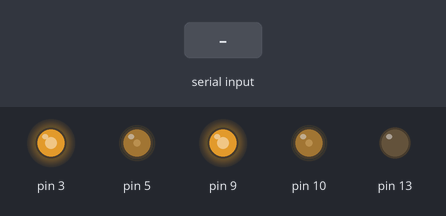
The sketch below on a simulated Arduino Uno, built with avr-gcc and run on an emulated ATmega328P. Shown: output pins drawn as LEDs (lit = HIGH). Inputs (shaded band) come from the test bench. What the sketch prints to the serial monitor is not drawn.

Above: at 3.2 s.
3.3 s: "a90\n" received over Serial
At 4.4 s:
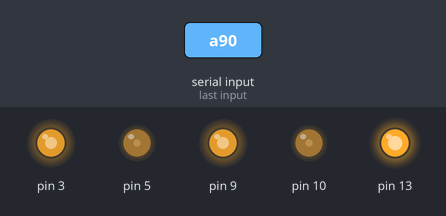
4.8 s: "c90\n" received over Serial
At 5.6 s:
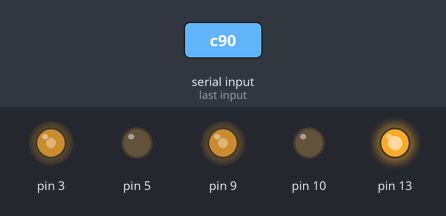
Timing chart, 0 to 7.8 s (numbered marks = the images above; inputs shaded):
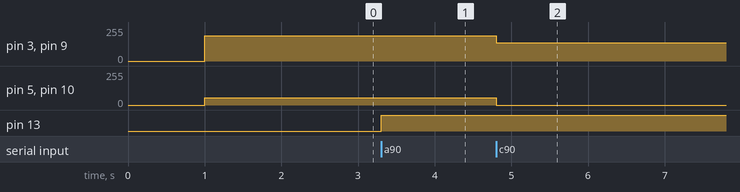

The sketch:

Arduino_YawPitchController.ino
```cpp
#include <math.h>

class LinearActuator {
private:
  int pinOut, pinIn;
  float minStroke, maxStroke, potInit, potFinal;

public:
  LinearActuator(int pinOut, int pinIn, float minStroke, float maxStroke) {
    this->pinOut = pinOut;
    this->pinIn = pinIn;
    this->minStroke = minStroke;
    this->maxStroke = maxStroke;
  }

  void calibrate() {
    analogWrite(pinOut, 0);
    delay(2000);
    this->potInit = analogRead(pinIn);
    Serial.print("potInit: ");
    Serial.println(potInit);
    delay(100);

    analogWrite(pinOut, 255);
    delay(2000);
    this->potFinal = analogRead(pinIn);
    Serial.print("potFinal: ");
    Serial.println(potFinal);
    delay(100);

    analogWrite(pinOut, 0);
  }

  void setPosition(float pos) {
    float analogPos = (pos / maxStroke) * 255;
    analogWrite(pinOut, analogPos);
  }
};

class StewartPlatform4 {
  private:
    LinearActuator &la1, &la2, &la3, &la4;
    float platformWidth, actuatorAngle, centroid[3], b1[3], b2[3], b3[3], b4[3];
    float cosA1, sinA1, cosA2, sinA2, cosA3, sinA3, cosA4, sinA4;
    struct trig;
    const float s22 = sqrt(2) / 2;

  public:
    StewartPlatform4(LinearActuator& la1, LinearActuator& la2, LinearActuator& la3, LinearActuator& la4, float laA1, float laA2, float laA3, float laA4, float* centroidIn)
    : la1(la1), la2(la2), la3(la3), la4(la4) {
      this->la1 = la1;
      this->la2 = la2;
      this->la3 = la3;
      this->la4 = la4;
      this->actuatorAngle = actuatorAngle;
      for (int i=0; i<3; i++) {
        centroid[i] = centroidIn[i];
      }

      this->b1[0] = 11.95;
      this->b1[1] = 11.95;
      this->b1[2] = 0;

      this->b2[0] = -8.87;
      this->b2[1] = 8.87;
      this->b2[2] = 0;

      this->b3[0] = -11.95;
      this->b3[1] = -11.95;
      this->b3[2] = 0;

      this->b4[0] = 8.87;
      this->b4[1] = -8.87;
      this->b4[2] = 0;

      this->cosA1 = cosd(laA1);
      this->sinA1 = sind(laA1);
      this->cosA2 = cosd(laA2);
      this->sinA2 = sind(laA2);
      this->cosA3 = cosd(laA3);
      this->sinA3 = sind(laA3);
      this->cosA4 = cosd(laA4);
      this->sinA4 = sind(laA4);
    }

    float vDot(const float* a, const float* b) {
      float result = 0;
      for (int i=0; i<3; i++) {
        result += a[i] * b[i];
      }
      return result;
    }

    float* vAdd(const float* a, const float* b) {
      static float result[3];
      for (int i=0; i<3; i++) result[i] = a[i] + b[i];
      return result;
    }

    float* vSub(const float* a, const float* b) {
      static float result[3];
      for (int i = 0; i < 3; i++) result[i] = a[i] - b[i];
      return result;
    }

    float sind(float deg) {
      return sin(deg * PI / 180.0);
    }

    float cosd(float deg) {
      return cos(deg * PI / 180.0);
    }

    void setYawPitch(float yaw, float p, float* centroidIn) {
      float offsetY = 15.1;
      float pitch = 90 - p;

      float v[3] = { sind(yaw)*cosd(pitch), cosd(yaw)*cosd(pitch), sind(pitch) };

      float d1[3] = {-s22*cosA1, -s22*cosA1, sinA1};
      float l1 = vDot(v, vSub(centroidIn, b1)) / vDot(v, d1) + offsetY/sinA1;

      float d2[3] = {s22*cosA2, -s22*cosA2, sinA2};
      float l2 = vDot(v, vSub(centroidIn, b2)) / vDot(v, d2);

      float d3[3] = {s22*cosA3, s22*cosA3, sinA3};
      float l3 = vDot(v, vSub(centroidIn, b3)) / vDot(v, d3) + offsetY/sinA1;

      float d4[3] = {-s22*cosA4, s22*cosA4, sinA4};
      float l4 = vDot(v, vSub(centroidIn, b4)) / vDot(v, d4);

      // Serial.print(l1);
      // Serial.print(", ");
      // Serial.print(l2);
      // Serial.print(", ");
      // Serial.print(l3);
      // Serial.print(", ");
      // Serial.println(l4);

      la1.setPosition(l1);
      la2.setPosition(l2);
      la3.setPosition(l3);
      la4.setPosition(l4);
    }
};

LinearActuator la1 = LinearActuator(3, A4, 0, 30);
LinearActuator la2 = LinearActuator(5, A5, 0, 30);
LinearActuator la3 = LinearActuator(9, A2, 0, 30);
LinearActuator la4 = LinearActuator(10, A3, 0, 30);

float centroid[3] = {0, 0, 6};

StewartPlatform4 sp = StewartPlatform4(la1, la2, la3, la4, 70, 66.75, 70, 66.75, centroid);

int actuatorNum;
float setPoint, yaw, pitch, centroidX, centroidY, centroidZ;

float curYaw = 0.0;
float curPitch = 0.0;
float adjustmentSpeed = 10;

char msg[10];
float divisor = 1000.;

void setup() {
  Serial.begin(9600);

  delay(1000);

  Serial.println("Serial connected.");

  sp.setYawPitch(0, 0, centroid);

  pinMode(13, OUTPUT);
  delay(1000);
}

void loop() {
  if (Serial.available()) {
    int bytesRead = Serial.readBytesUntil('\n', msg, sizeof(msg) - 1);
    msg[bytesRead] = '\0';

    char flag = msg[0];

    float value = atof(&msg[1]) / divisor;

    switch (flag){
      case 'a':
        centroid[0] = value;
        digitalWrite(13, HIGH);
        break;
      case 'b':
        centroid[1] = value;
        break;
      case 'c':
        centroid[2] = value;
        break;
      case 'd':
        curYaw = value;
        break;
      case 'e':
        curPitch = value;
        break;
    }
    sp.setYawPitch(yaw, pitch, centroid);
  }
}
```

Measured:
- after the input at 3.3 s, pin 13: LOW → HIGH at once
- after the input at 4.8 s, pin 3, pin 9: 190/255 → 137/255 at once; pin 5, pin 10: 55/255 → 0/255 at once
